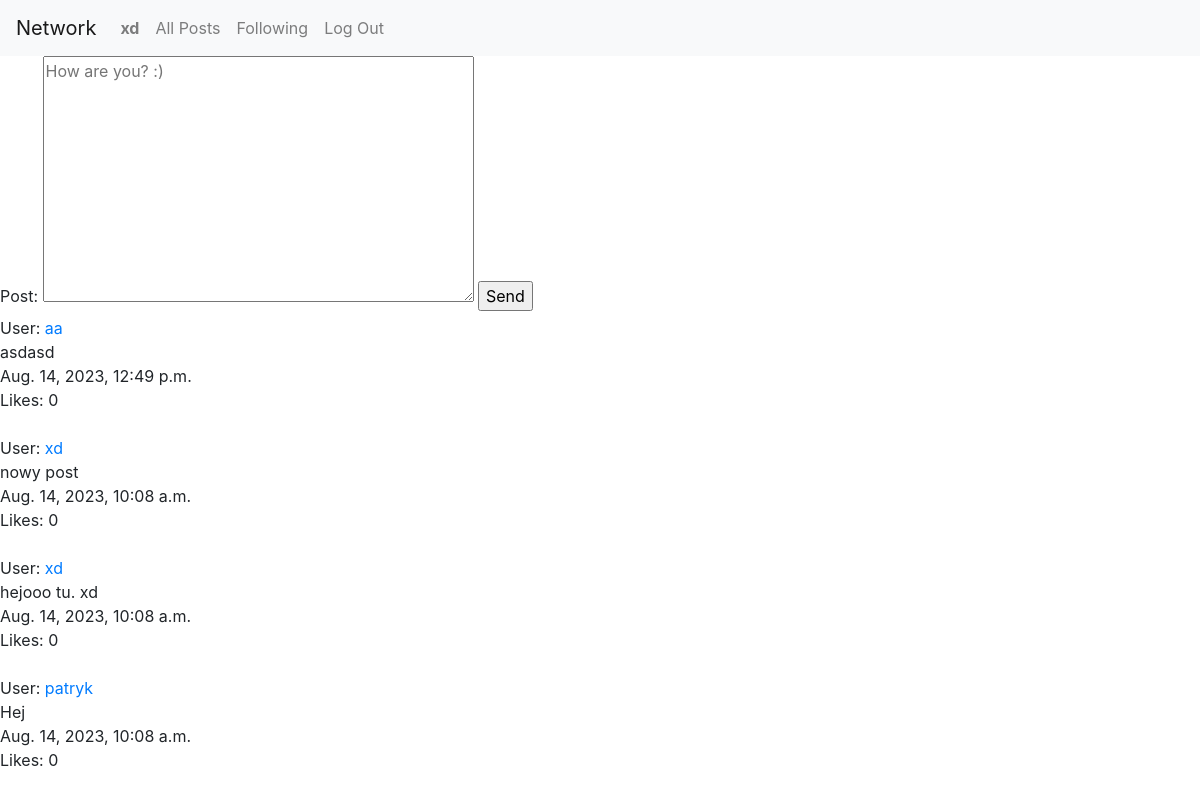
/ (signed in), run on the app's committed database.
### network/models.py (models this page shows)
class User(AbstractUser):
    followers = models.ManyToManyField('self', symmetrical=False, related_name='following', default=0)

class Post(models.Model):
    user = models.ForeignKey(User,on_delete=models.CASCADE)
    post = models.TextField(max_length=256)
    timestamp = models.DateTimeField(auto_now_add=True)
    likes = models.IntegerField(default=0)

### network/views.py (the view, shortened to what this page needs)
# urls.py: path("", views.index, name="index"),
def index(request):
    return render(request, "network/index.html",{
        'posts':Post.objects.all(),
        'form': CreateNewPostForm()
        })

### network/views.py
class CreateNewPostForm(forms.Form):
    post = forms.CharField(max_length=128,widget=forms.Textarea(attrs={'placeholder': 'How are you? :)'}))

### network/templates/network/index.html (shortened to what this page needs)
{% extends "network/layout.html" %}
{% block body %}
    {% if user.is_authenticated %}
    <form action="{% url 'index' %}" method="post">
        {{form}}
        <input type="submit" value="Send">
    </form>
    {% endif %}
    {% if posts %}
        {% for post in posts|dictsortreversed:'id' %}
            User: <a href="{% url 'profile_view' post.user.id %}">{{post.user}}</a>
            <br>
            {{post.post}}
            <br>
            {{post.timestamp}}
            <br>
            Likes: {{post.likes}}
            <br>
            <br>
        {% endfor %}
    {% endif %}
{% endblock %}

### network/templates/network/layout.html (shortened to what this page needs)
{% load static %}
<!DOCTYPE html>
<html lang="en">
    <head>
        <link rel="stylesheet" href="https://stackpath.bootstrapcdn.com/bootstrap/4.4.1/css/bootstrap.min.css">
        <link href="{% static 'network/styles.css' %}" rel="stylesheet">
    </head>
    <body>
        <nav class="navbar navbar-expand-lg navbar-light bg-light">
            <a class="navbar-brand" href="{% url 'index' %}">Network</a>
            <div>
              <ul class="navbar-nav mr-auto">
                {% if user.is_authenticated %}
                    <li class="nav-item">
                        <a class="nav-link" href="{% url 'profile_view' user.id %}"><strong>{{ user.username }}</strong></a>
                    </li>
                {% endif %}
                <li class="nav-item">
                  <a class="nav-link" href="{% url 'index' %}">All Posts</a>
                </li>
                {% if user.is_authenticated %}
                    <li class="nav-item">
                        <a class="nav-link" href="{% url 'following' %}">Following</a>
                    </li>
                    <li class="nav-item">
                        <a class="nav-link" href="{% url 'logout' %}">Log Out</a>
                    </li>
                {% endif %}
              </ul>
            </div>
          </nav>
        <div class="body">
            {% block body %}
            {% endblock %}
        </div>
    </body>
</html>

### data on the page
User: username "xd"
Post: user "aa", post "asdasd", timestamp "Aug. 14, 2023, 12:49 p.m.", likes "0"
Post: user "xd", post "nowy post", timestamp "Aug. 14, 2023, 10:08 a.m.", likes "0"
Post: user "xd", post "hejooo tu. xd", timestamp "Aug. 14, 2023, 10:08 a.m.", likes "0"
Post: user "patryk", post "Hej", timestamp "Aug. 14, 2023, 10:08 a.m.", likes "0"
